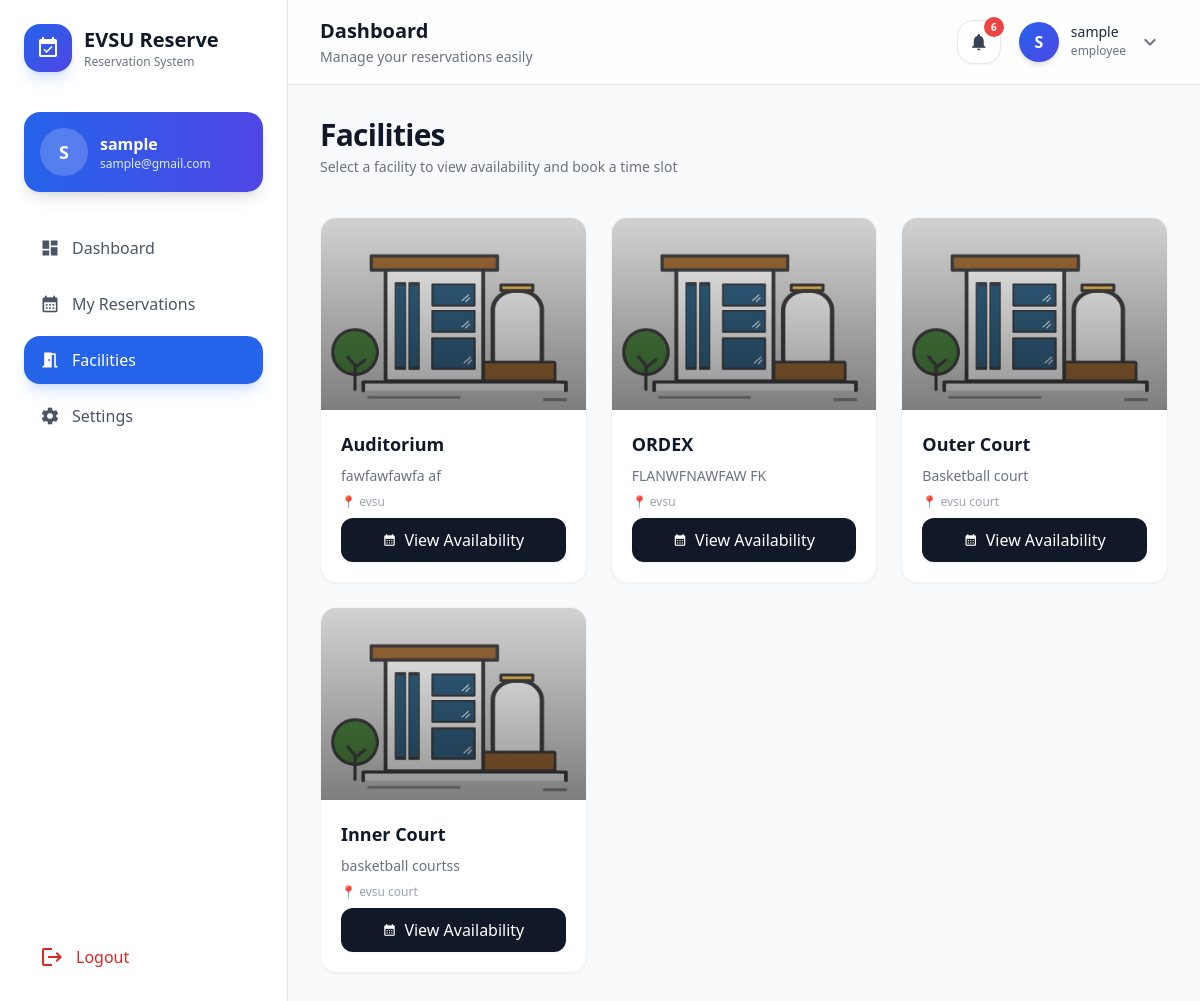
The page /facilities/ (signed in) on the database as committed earlier.
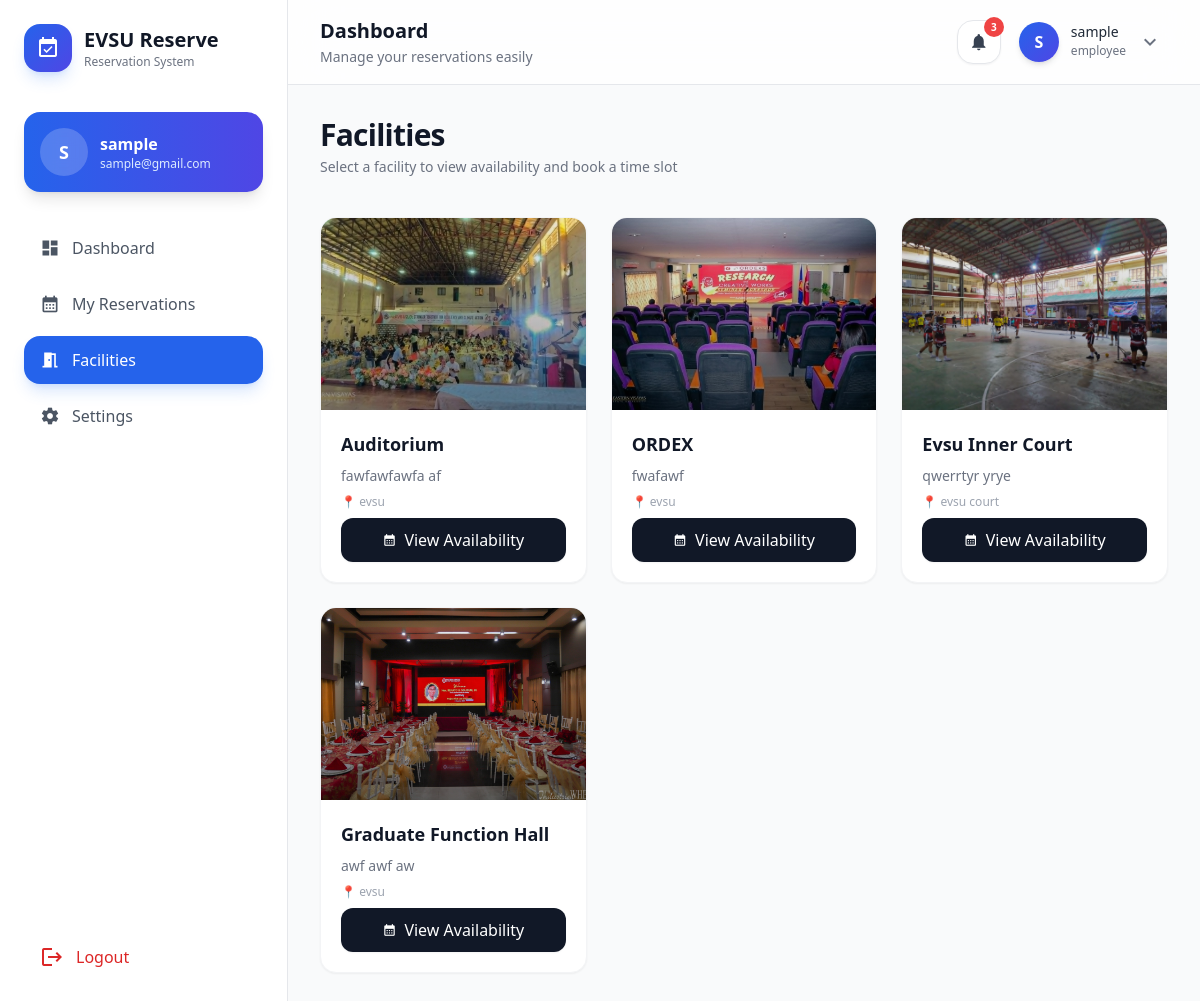
The same page on the database as committed later.
### core/models.py (models this page shows, shortened)
class User(AbstractUser):
    ROLE_CHOICES = [
        ('admin', 'Admin'),
        ('employee', 'Employee'),
        ('student', 'Student'),
    ]
    role = models.CharField(max_length=10, choices=ROLE_CHOICES, default='employee')
    email = models.EmailField(unique=True)
    groups = models.ManyToManyField(
        Group,
        related_name='custom_user_set',
        blank=True,
        verbose_name='groups'
    )
    user_permissions = models.ManyToManyField(
        Permission,
        related_name='custom_user_set_permissions',
        blank=True,
        verbose_name='user permissions'
    )
    USERNAME_FIELD = 'username'
    REQUIRED_FIELDS = ['email']

class Facility(models.Model):
    name = models.CharField(max_length=100)
    description = models.TextField(blank=True)
    location = models.CharField(max_length=100, blank=True)
    capacity = models.PositiveIntegerField(null=True, blank=True)
    image = models.ImageField(
        upload_to='facilities/',
        blank=True,
        null=True,
        default='images/default.jpg'   # ✅ ADD THIS
    )
    is_active = models.BooleanField(default=True)

### core/views.py (the view)
# urls.py: path('facilities/', views.facilities_view, name='facilities'),
@login_required
def facilities_view(request):
    facilities = Facility.objects.filter(is_active=True)
    today = timezone.now().date()
    if request.method == "POST":
        form = ReservationForm(request.POST)
        if form.is_valid():
            reservation = form.save(commit=False)
            reservation.user = request.user
            reservation.status = "pending"
            try:
                reservation.full_clean()  # Validate constraints
                reservation.save()
                messages.success(request, f"Reservation for {reservation.facility.name} on {reservation.date} submitted!")
                return redirect('facilities')
            except Exception as e:
                messages.error(request, str(e))
        else:
            messages.error(request, "Please correct the errors below.")
    else:
        form = ReservationForm()
    context = {
        'facilities': facilities,
        'form': form,
        'today': today,
    }
    return render(request, 'user/facilities.html', context)

### core/context_processors.py (called while the page is built)
def notifications(request):
    if request.user.is_authenticated:
        count = Notification.objects.filter(user=request.user, is_read=False).count()
    else:
        count = 0
    return {
        'unread_notifications_count': count
    }

### templates/user/facilities.html (shortened to what this page needs)
{% extends 'user/base.html' %}
{% load widget_tweaks %}
{% block content %}
<div class="max-w-7xl mx-auto space-y-10">
    <div class="space-y-1">
        <h2 class="text-3xl font-semibold text-gray-900 tracking-tight">
            Facilities
        </h2>
        <p class="text-sm text-gray-500">
            Select a facility to view availability and book a time slot
        </p>
    </div>
    {% if facilities %}
    <div class="grid grid-cols-1 md:grid-cols-2 lg:grid-cols-3 gap-6">
        {% for facility in facilities %}
        <div
            class="group bg-white rounded-2xl border border-gray-100 shadow-sm hover:shadow-xl transition-all duration-300 overflow-hidden">
            <div class="relative h-48 overflow-hidden cursor-pointer group"
                onclick="openImageModal('{{ facility.image.url|default:'/static/images/default_facility.png' }}')">
                {% if facility.image %}
                <img src="{{ facility.image.url }}"
                    class="w-full h-full object-cover group-hover:scale-105 transition duration-500">
                {% else %}
                <img src="/static/images/default_facility.png"
                    class="w-full h-full object-cover group-hover:scale-105 transition duration-500">
                {% endif %}
                <div class="absolute inset-0 bg-gradient-to-t from-black/40 to-transparent"></div>
            </div>
            <div class="p-5 space-y-2">
                <h3 class="text-lg font-semibold text-gray-900">
                    {{ facility.name }}
                </h3>
                <p class="text-sm text-gray-500 line-clamp-2">
                    {{ facility.description|default:"No description available." }}
                </p>
                <p class="text-xs text-gray-400">
                    📍 {{ facility.location|default:"N/A" }}
                </p>
                <a href="{% url 'facility_schedule_page' facility.id %}"
                    class="mt-4 w-full group flex items-center justify-center gap-2 bg-gray-900 text-white py-2.5 rounded-xl hover:bg-black transition shadow-sm hover:shadow-md">
                    <span class="material-icons text-sm group-hover:scale-110 transition">
                    </span>
                    View Availability
                </a>
            </div>
        </div>
        {% endfor %}
    </div>
    {% else %}
    <div class="text-center py-20">
        <p class="text-gray-500">No facilities available at the moment.</p>
    </div>
    {% endif %}
</div>
{% endblock %}

### templates/user/base.html (shortened to what this page needs)
{% load static %}
<!DOCTYPE html>
<html lang="en">
<head>
    <script src="https://cdn.tailwindcss.com"></script>
</head>
<body class="font-sans bg-gray-50 text-gray-800 flex min-h-screen overflow-x-hidden">
    <aside class="hidden lg:flex flex-col w-72 h-screen sticky top-0
                  bg-white/90 backdrop-blur-xl border-r border-gray-200">
        <div class="flex flex-col h-full p-6">
            <div class="flex items-center gap-3 mb-10">
                <div class="w-12 h-12 rounded-2xl bg-gradient-to-br from-blue-600 to-indigo-600
                            flex items-center justify-center shadow-lg shadow-blue-500/20">
                    <span class="material-icons text-white text-2xl">
                    </span>
                </div>
                <div>
                    <h1 class="text-xl font-bold text-gray-900">
                        EVSU Reserve
                    </h1>
                    <p class="text-xs text-gray-500">
                        Reservation System
                    </p>
                </div>
            </div>
            <div class="mb-8">
                <div class="p-4 rounded-2xl bg-gradient-to-r from-blue-600 to-indigo-600 text-white shadow-lg">
                    <div class="flex items-center gap-3">
                        <div class="w-12 h-12 rounded-full bg-white/20 backdrop-blur
                                    flex items-center justify-center text-lg font-semibold">
                            {{ request.user.username|slice:":1"|upper }}
                        </div>
                        <div class="min-w-0">
                            <p class="font-semibold truncate">
                                {{ request.user.username }}
                            </p>
                            <p class="text-xs text-blue-100 truncate">
                                {{ request.user.email }}
                            </p>
                        </div>
                    </div>
                </div>
            </div>
            <nav class="flex-1 space-y-2">
                <a href="{% url 'user_dashboard' %}"
                   class="group flex items-center gap-3 px-4 py-3 rounded-2xl
                          transition-all duration-300
                          {% if request.resolver_match.url_name == 'user_dashboard' %}
                          bg-blue-600 text-white shadow-lg shadow-blue-500/20
                          {% else %}
                          text-gray-600 hover:bg-gray-100 hover:text-gray-900
                          {% endif %}">
                    <span class="material-icons text-[20px]">dashboard</span>
                    <span class="font-medium">
                        Dashboard
                    </span>
                </a>
                <a href="{% url 'my_reservations' %}"
                   class="group flex items-center gap-3 px-4 py-3 rounded-2xl
                          transition-all duration-300
                          {% if request.resolver_match.url_name == 'my_reservations' %}
                          bg-blue-600 text-white shadow-lg shadow-blue-500/20
                          {% else %}
                          text-gray-600 hover:bg-gray-100 hover:text-gray-900
                          {% endif %}">
                    <span class="material-icons text-[20px]">
                    </span>
                    <span class="font-medium">
                        My Reservations
                    </span>
                </a>
                <a href="{% url 'facilities' %}"
                   class="group flex items-center gap-3 px-4 py-3 rounded-2xl
                          transition-all duration-300
                          {% if request.resolver_match.url_name == 'facilities' %}
                          bg-blue-600 text-white shadow-lg shadow-blue-500/20
                          {% else %}
                          text-gray-600 hover:bg-gray-100 hover:text-gray-900
                          {% endif %}">
                    <span class="material-icons text-[20px]">
                    </span>
                    <span class="font-medium">
                        Facilities
                    </span>
                </a>
                <a href="#"
                   class="group flex items-center gap-3 px-4 py-3 rounded-2xl
                          text-gray-600 hover:bg-gray-100 hover:text-gray-900
                          transition-all duration-300">
                    <span class="material-icons text-[20px]">
                    </span>
                    <span class="font-medium">
                        Settings
                    </span>
                </a>
            </nav>
            <button onclick="openLogoutModal()"
                    class="mt-6 flex items-center gap-3 px-4 py-3 rounded-2xl
                           text-red-600 hover:bg-red-50 transition-all duration-300">
                <span class="material-icons">logout</span>
                <span class="font-medium">
                    Logout
                </span>
            </button>
        </div>
    </aside>
    <div class="flex-1 flex flex-col min-h-screen">
        <header class="sticky top-0 z-40
                       bg-white/80 backdrop-blur-xl
                       border-b border-gray-200">
            <div class="px-4 md:px-8 py-4 flex items-center justify-between">
                <div>
                    <h2 class="text-lg md:text-xl font-semibold text-gray-900">
                        {% block page_title %}Dashboard{% endblock %}
                    </h2>
                    <p class="text-xs md:text-sm text-gray-500 mt-0.5">
                        Manage your reservations easily
                    </p>
                </div>
                <div class="flex items-center gap-3">
                    <div class="relative">
                        <button id="notifBtn"
                            class="relative w-11 h-11 rounded-2xl
                                   bg-white border border-gray-200
                                   hover:bg-gray-100 transition
                                   flex items-center justify-center shadow-sm">
                            <span class="material-icons text-[20px] text-gray-700">
                            </span>
                            {% if unread_notifications_count > 0 %}
                            <span class="absolute -top-1 -right-1 min-w-[20px] h-5
                                         px-1 rounded-full bg-red-500 text-white
                                         text-[10px] flex items-center justify-center font-semibold">
                                {{ unread_notifications_count }}
                            </span>
                            {% endif %}
                        </button>
                    </div>
                    <div class="relative">
                        <button id="profileBtn"
                            class="flex items-center gap-3 p-1.5 rounded-2xl
                                   hover:bg-gray-100 transition">
                            <div class="w-10 h-10 rounded-full
                                        bg-gradient-to-br from-blue-600 to-indigo-600
                                        text-white font-semibold
                                        flex items-center justify-center shadow-md">
                                {{ request.user.username|slice:":1"|upper }}
                            </div>
                            <div class="hidden md:block text-left">
                                <p class="text-sm font-medium text-gray-800 leading-none">
                                    {{ request.user.username }}
                                </p>
                                <p class="text-xs text-gray-500 mt-1">
                                    {{ request.user.role }}
                                </p>
                            </div>
                            <span class="material-icons text-gray-500 hidden md:block">
                            </span>
                        </button>
                    </div>
                </div>
            </div>
        </header>
        <main class="flex-1 p-4 md:p-8 pb-28 lg:pb-8">
            {% block content %}{% endblock %}
        </main>
    </div>
</body>
</html>

### templates/user/base.html (style rules this page uses)
body { background-color: #f9fafb; }
header { backdrop-filter: blur(10px); }

Rows that differ between the two databases and show on the page:
removed Facility: image (placeholder picture), name "Outer Court", description "Basketball court", location "evsu court"
removed Facility: image (placeholder picture), name "Inner Court", description "basketball courtss", location "evsu court"
changed Facility "Auditorium": image: picture added in place of a placeholder
changed Facility "ORDEX": image: picture added in place of a placeholder; description "FLANWFNAWFAW FK" → "fwafawf"
added Facility: image (picture), name "Evsu Inner Court", description "qwerrtyr yrye", location "evsu court"
added Facility: image (picture), name "Graduate Function Hall", description "awf awf aw", location "evsu"
Other text that changed with them:
{{ unread_notifications_count }}: "6" → "3"
